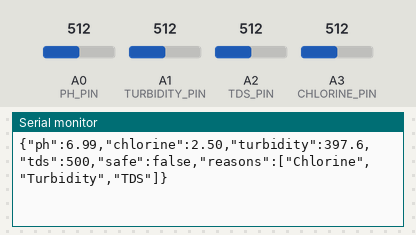
The sketch below on a simulated Arduino Uno, built with avr-gcc and run on an emulated ATmega328P. Parts: the last lines printed to the serial monitor. Inputs (shaded band) come from the test bench; at power-on: A2 (TDS_PIN) = 512, A0 (PH_PIN) = 512, A1 (TURBIDITY_PIN) = 512, A3 (CHLORINE_PIN) = 512.

Above: at 3.2 s.
3.3 s: A2 (TDS_PIN) set to 498
At 4.8 s:
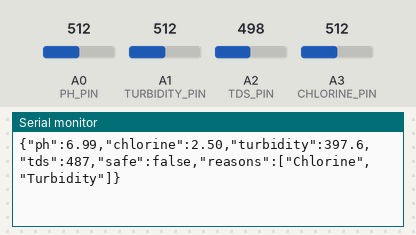
6.3 s: A0 (PH_PIN) set to 607
At 7.4 s:
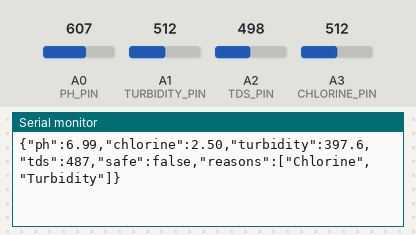
7.8 s: A0 (PH_PIN) set to 631
At 10.6 s:
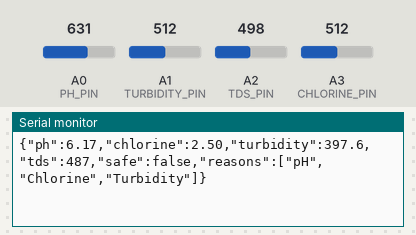
10.8 s: A1 (TURBIDITY_PIN) set to 632
At 12.2 s:
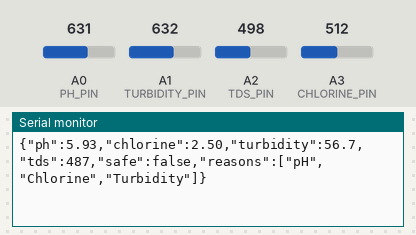
12.3 s: A1 (TURBIDITY_PIN) set to 650
At 14.8 s:
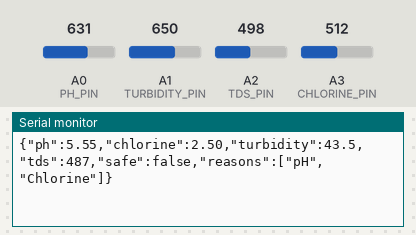

Measured:
- the behaviour switches between 512 and 511 on A2 (TDS_PIN) (found by bisection; images 0 and 1)
- the behaviour switches between 617 and 618 on A0 (PH_PIN) (found by bisection; images 2 and 3)
- the behaviour switches between 641 and 642 on A1 (TURBIDITY_PIN) (found by bisection; images 4 and 5)
- after the input at 3.3 s, the serial monitor: prints a new line after 0.79 s (image 1)
- after the input at 7.8 s, the serial monitor: prints a new line after 0.29 s (image 3)
- after the input at 10.8 s, the serial monitor: prints a new line after 1.3 s (image 4)
- after the input at 12.3 s, the serial monitor: prints a new line after 1.8 s (image 5)

The sketch:

water_monitor.ino
```cpp
/*
  Water Quality Monitor (Arduino UNO + ESP8266)
  Sensors: pH, Turbidity, TDS, Chlorine (chlorine simulated with a potentiometer in Proteus)

  Outputs:
    - USB Serial (9600): one JSON line per reading, e.g.
        {"ph":7.12,"chlorine":1.20,"turbidity":4.0,"tds":320,"safe":true,"reasons":[]}
    - ESP8266 (SoftwareSerial): "PH=7.12&TURB=4&TDS=320&CHLOR=1.2" (same format as the original version)

  NOTE: the conversion constants below are tuned for the Proteus simulation.
  For real hardware, recalibrate each sensor (see README -> Calibration).
*/

#include <SoftwareSerial.h>

// ---------- Pins ----------
const uint8_t ESP_RX_PIN    = 11;
const uint8_t ESP_TX_PIN    = 10;
const uint8_t PH_PIN        = A0;
const uint8_t TURBIDITY_PIN = A1;
const uint8_t TDS_PIN       = A2;
const uint8_t CHLORINE_PIN  = A3;

SoftwareSerial espSerial(ESP_RX_PIN, ESP_TX_PIN);

// ---------- Settings ----------
#define HUMAN_READABLE 0                 // 1 = readable text on Serial, 0 = JSON only (for scripts)
const unsigned long SAMPLE_INTERVAL_MS = 2000;
const uint8_t ADC_SAMPLES = 10;          // average N readings to reduce noise

// pH smoothing: the pH module's output swings over time, so we keep a moving average
const unsigned long PH_SAMPLE_INTERVAL_MS = 200;   // how often a pH sample is taken
const uint8_t PH_AVG_SAMPLES = 50;                 // window = 50 x 200 ms = 10 s

// ---------- ADC ----------
const float ADC_REF_V = 5.0;
const float ADC_MAX   = 1023.0;

// ---------- Calibration (Proteus simulation values) ----------
const float PH_NEUTRAL_V   = 2.5;        // voltage at pH 7
const float PH_SLOPE       = -3.3;       // pH change per volt
const float CHLORINE_MAX   = 5.0;        // mg/L at full-scale (5V)
const float TDS_MAX_PPM    = 1000.0;     // ppm at full-scale (5V)

// Turbidity: voltage -> NTU, points ordered from high voltage (clear) to low voltage (dirty)
const uint8_t TURB_POINTS = 4;
const float TURB_V[TURB_POINTS]   = {4.1, 3.4, 2.8, 2.5};
const float TURB_NTU[TURB_POINTS] = {0.0, 10.0, 100.0, 400.0};
const float TURB_MAX_NTU = 500.0;        // below the last point

// ---------- Safe limits ----------
const float PH_MIN = 6.5,       PH_MAX = 8.5;
const float CHLORINE_MIN = 0.2, CHLORINE_MAX_SAFE = 2.0;
const float TURBIDITY_MAX = 50.0;
const float TDS_MAX_SAFE = 500.0;

// Bit flags for unsafe reasons
const uint8_t BAD_PH = 1, BAD_CHLORINE = 2, BAD_TURBIDITY = 4, BAD_TDS = 8;

float phValue = 0.0;
float chlorineValue = 0.0;
float turbidityValue = 0.0;
float tdsValue = 0.0;
unsigned long lastSample = 0;

float phBuffer[PH_AVG_SAMPLES];
uint8_t phCount = 0;                     // samples stored so far
uint8_t phIndex = 0;                     // next slot to overwrite
unsigned long lastPhSample = 0;

void setup() {
  Serial.begin(9600);
  espSerial.begin(9600);
#if HUMAN_READABLE
  Serial.println(F("Water Monitor - ESP8266 Mode"));
  Serial.println(F("System Ready."));
#endif
  delay(2000);
}

void loop() {
  samplePh();                            // keeps running between reports
  if (millis() - lastSample < SAMPLE_INTERVAL_MS) return;
  lastSample = millis();

  readSensors();
  uint8_t flags = checkWater();
  printSerial(flags);
  sendDataToESP();
}

// ---------- Reading ----------
float readVoltage(uint8_t pin) {
  long sum = 0;
  for (uint8_t i = 0; i < ADC_SAMPLES; i++) {
    sum += analogRead(pin);
    delay(2);
  }
  return (sum / (float)ADC_SAMPLES) * (ADC_REF_V / ADC_MAX);
}

// Linear interpolation through the turbidity calibration points
float turbidityFromVoltage(float v) {
  if (v >= TURB_V[0]) return TURB_NTU[0];
  for (uint8_t i = 0; i < TURB_POINTS - 1; i++) {
    if (v >= TURB_V[i + 1]) {
      float t = (v - TURB_V[i + 1]) / (TURB_V[i] - TURB_V[i + 1]);
      return TURB_NTU[i + 1] + t * (TURB_NTU[i] - TURB_NTU[i + 1]);
    }
  }
  return TURB_MAX_NTU;
}

// Take a pH voltage sample every PH_SAMPLE_INTERVAL_MS into a ring buffer
void samplePh() {
  if (millis() - lastPhSample < PH_SAMPLE_INTERVAL_MS) return;
  lastPhSample = millis();
  phBuffer[phIndex] = readVoltage(PH_PIN);
  phIndex = (phIndex + 1) % PH_AVG_SAMPLES;
  if (phCount < PH_AVG_SAMPLES) phCount++;
}

float averagePhVoltage() {
  if (phCount == 0) return readVoltage(PH_PIN);   // no samples yet
  float sum = 0;
  for (uint8_t i = 0; i < phCount; i++) sum += phBuffer[i];
  return sum / phCount;
}

void readSensors() {
  float phV = averagePhVoltage();
  phValue = 7.0 + (phV - PH_NEUTRAL_V) * PH_SLOPE;

  float clV = readVoltage(CHLORINE_PIN);
  chlorineValue = (clV / ADC_REF_V) * CHLORINE_MAX;

  turbidityValue = turbidityFromVoltage(readVoltage(TURBIDITY_PIN));

  float tdsV = readVoltage(TDS_PIN);
  tdsValue = (tdsV / ADC_REF_V) * TDS_MAX_PPM;
}

// ---------- Analysis ----------
uint8_t checkWater() {
  uint8_t flags = 0;
  if (phValue < PH_MIN || phValue > PH_MAX) flags |= BAD_PH;
  if (chlorineValue < CHLORINE_MIN || chlorineValue > CHLORINE_MAX_SAFE) flags |= BAD_CHLORINE;
  if (turbidityValue > TURBIDITY_MAX) flags |= BAD_TURBIDITY;
  if (tdsValue > TDS_MAX_SAFE) flags |= BAD_TDS;
  return flags;
}

// ---------- Output ----------
void printReasons(uint8_t flags) {
  bool first = true;
  if (flags & BAD_PH)        { Serial.print(F("\"pH\""));        first = false; }
  if (flags & BAD_CHLORINE)  { if (!first) Serial.print(','); Serial.print(F("\"Chlorine\""));  first = false; }
  if (flags & BAD_TURBIDITY) { if (!first) Serial.print(','); Serial.print(F("\"Turbidity\"")); first = false; }
  if (flags & BAD_TDS)       { if (!first) Serial.print(','); Serial.print(F("\"TDS\"")); }
}

void printSerial(uint8_t flags) {
#if HUMAN_READABLE
  Serial.println();
  Serial.print(F("PH: "));        Serial.println(phValue);
  Serial.print(F("Chlorine: "));  Serial.println(chlorineValue);
  Serial.print(F("Turbidity: ")); Serial.println(turbidityValue);
  Serial.print(F("TDS: "));       Serial.println(tdsValue);
  Serial.print(F("Safe Water: ")); Serial.println(flags == 0 ? F("SAFE") : F("UNSAFE"));
  Serial.println(F("----------"));
#else
  Serial.print(F("{\"ph\":"));        Serial.print(phValue, 2);
  Serial.print(F(",\"chlorine\":"));  Serial.print(chlorineValue, 2);
  Serial.print(F(",\"turbidity\":")); Serial.print(turbidityValue, 1);
  Serial.print(F(",\"tds\":"));       Serial.print(tdsValue, 0);
  Serial.print(F(",\"safe\":"));      Serial.print(flags == 0 ? F("true") : F("false"));
  Serial.print(F(",\"reasons\":["));  printReasons(flags);
  Serial.println(F("]}"));
#endif
}

void sendDataToESP() {
  espSerial.print(F("PH="));      espSerial.print(phValue, 2);
  espSerial.print(F("&TURB="));   espSerial.print(turbidityValue, 0);
  espSerial.print(F("&TDS="));    espSerial.print(tdsValue, 0);
  espSerial.print(F("&CHLOR="));  espSerial.println(chlorineValue, 1);
}
```
